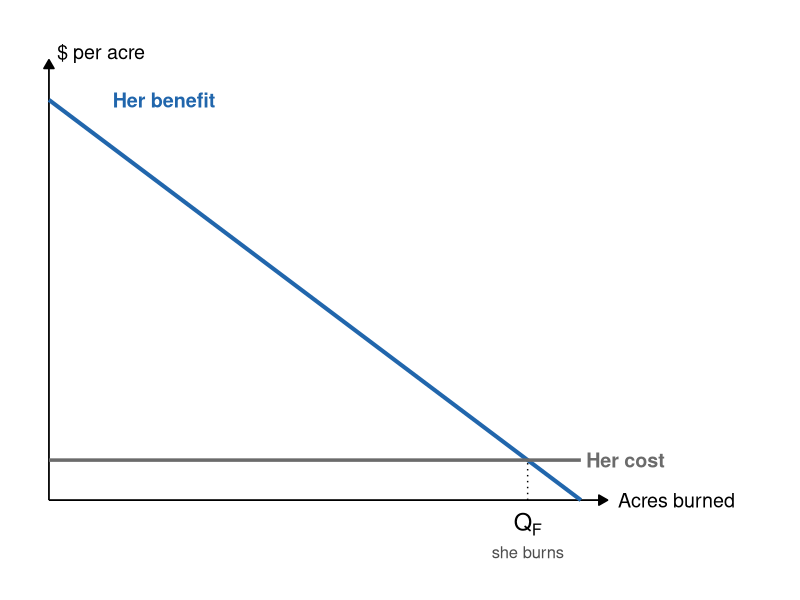
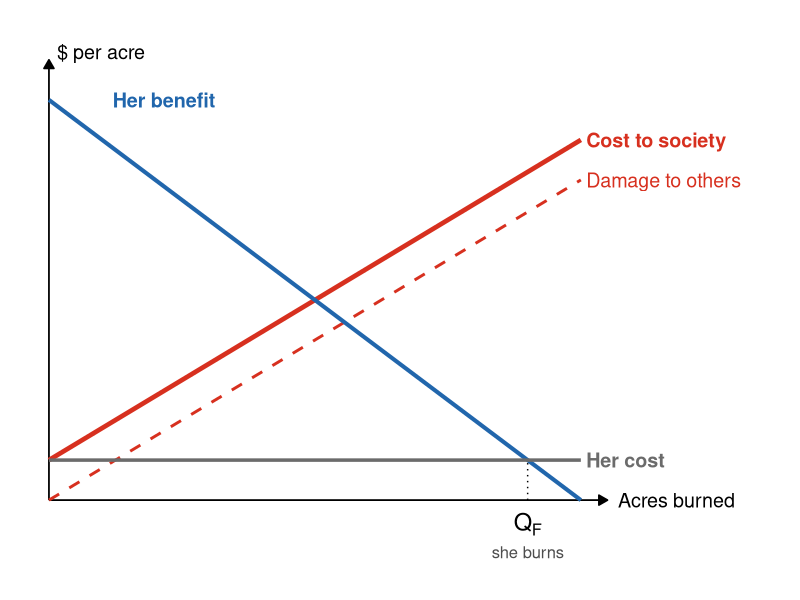
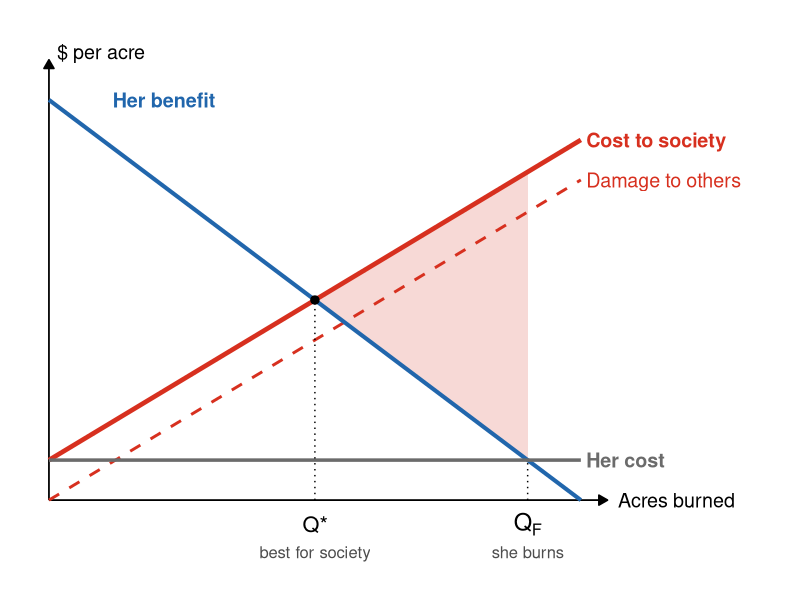

R code for these plots, in order:
# Lecture 10: the farmer's burning decision as an externality (illustrative curves)
# Step 1: her benefit vs. her own cost -> she burns Q_F
# Step 2: add damage to others and the cost to society
# Step 3: Q* vs. Q_F and the excess burning
library(ggplot2)

out  <- "P:/KDIS/teaching/IDP/_materials/Fall 2026/_slides/figures"
blue <- "#2166ac"; grey <- "#6b6b6b"; red <- "#d7301f"

xmax <- 10.5
mb   <- function(q) 10 - q            # her benefit from burning one more acre
mpc  <- function(q) 1 + 0 * q         # her own cost of burning one more acre
md   <- function(q) 0.8 * q           # damage to people downwind
smc  <- function(q) mpc(q) + md(q)    # cost to society
qf   <- 9                             # mb = mpc
qs   <- 5                             # mb = smc
q    <- seq(0, 10, length.out = 200)

fig <- function(step) {
  p <- ggplot() +
    annotate("segment", x = 0, xend = xmax, y = 0, yend = 0, linewidth = .6,
             arrow = arrow(length = unit(.25, "cm"), type = "closed")) +
    annotate("segment", x = 0, xend = 0, y = 0, yend = 11, linewidth = .6,
             arrow = arrow(length = unit(.25, "cm"), type = "closed")) +
    annotate("text", x = xmax + .2, y = 0, label = "Acres burned", hjust = 0, size = 5) +
    annotate("text", x = .15, y = 11.2, label = "$ per acre", hjust = 0, size = 5)
  if (step == 3) {
    tri <- data.frame(x = c(qs, qf, qf), y = c(mb(qs), mb(qf), smc(qf)))
    p <- p + geom_polygon(data = tri, aes(x, y), fill = red, alpha = .18)
  }
  if (step >= 2) {
    p <- p +
      geom_line(aes(q, md(q)), colour = red, linetype = "dashed", linewidth = 1) +
      geom_line(aes(q[q <= 10], smc(q[q <= 10])), colour = red, linewidth = 1.6) +
      annotate("text", x = 10.1, y = md(10), label = "Damage to others", hjust = 0, colour = red, size = 5) +
      annotate("text", x = 10.1, y = smc(10), label = "Cost to society", hjust = 0, colour = red,
               fontface = "bold", size = 5)
  }
  p <- p +
    geom_line(aes(q, mb(q)), colour = blue, linewidth = 1.4) +
    geom_line(aes(q, mpc(q)), colour = grey, linewidth = 1.2) +
    annotate("text", x = 1.2, y = 10, label = "Her benefit", hjust = 0, colour = blue,
             fontface = "bold", size = 5) +
    annotate("text", x = 10.1, y = mpc(10), label = "Her cost", hjust = 0, colour = grey,
             fontface = "bold", size = 5) +
    annotate("segment", x = qf, xend = qf, y = 0, yend = mb(qf), linetype = "dotted") +
    annotate("text", x = qf, y = -.6, label = "Q[F]", parse = TRUE, size = 6) +
    annotate("text", x = qf, y = -1.3, label = "she burns", size = 4.2, colour = "grey30")
  if (step == 3) {
    p <- p +
      annotate("segment", x = qs, xend = qs, y = 0, yend = mb(qs), linetype = "dotted") +
      annotate("text", x = qs, y = -.6, label = "Q*", size = 5.5) +
      annotate("text", x = qs, y = -1.3, label = "best for society", size = 4.2, colour = "grey30") +
      annotate("point", x = qs, y = mb(qs), size = 2.5)
  }
  p + coord_cartesian(xlim = c(0, 13.2), ylim = c(-1.5, 11.5), clip = "off") +
    theme_void() + theme(plot.margin = margin(10, 10, 10, 10),
                         plot.background = element_rect(fill = "white", colour = NA))
}

for (s in 1:3) {
  ggsave(file.path(out, sprintf("farmer_burn_step%d.png", s)), fig(s),
         width = 8, height = 5, dpi = 150, bg = "white")
}
cat("ok\n")
